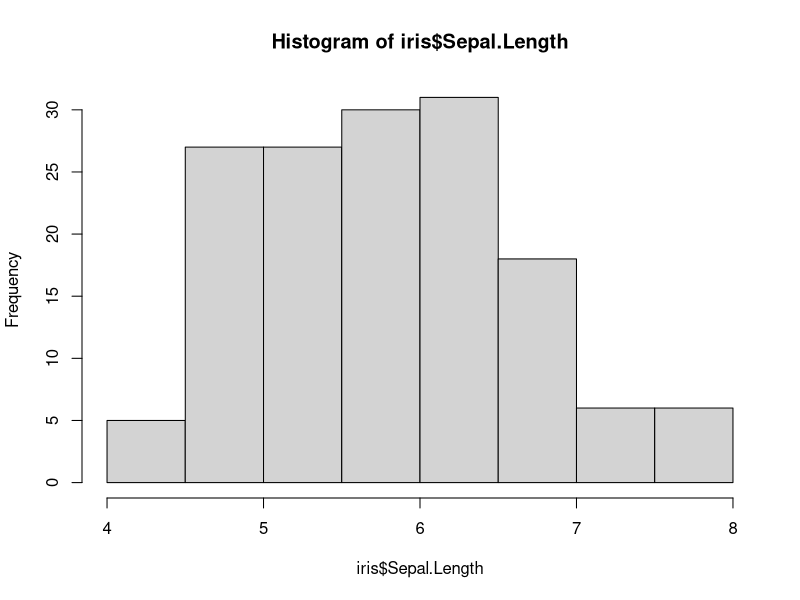
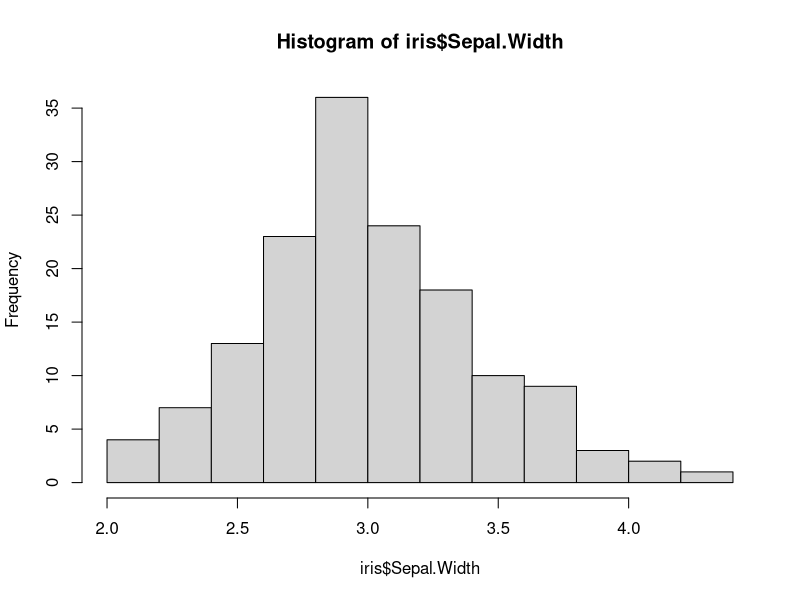
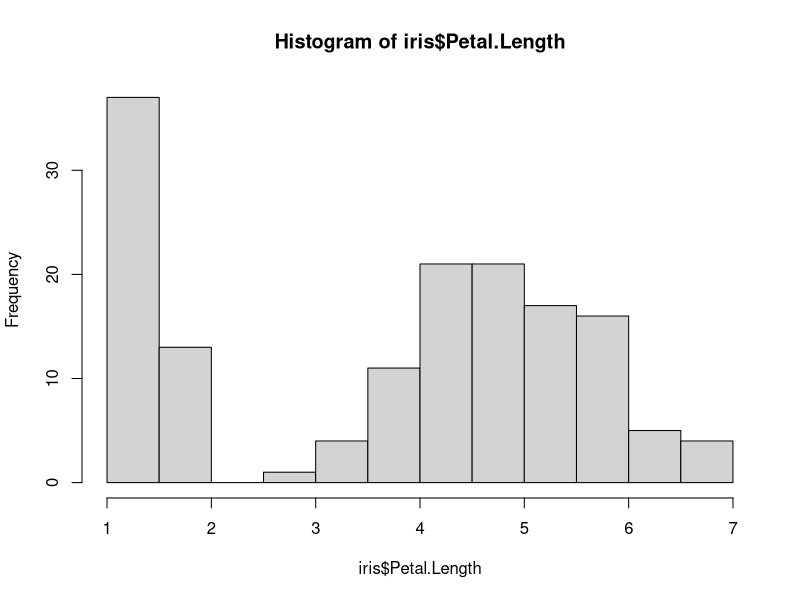
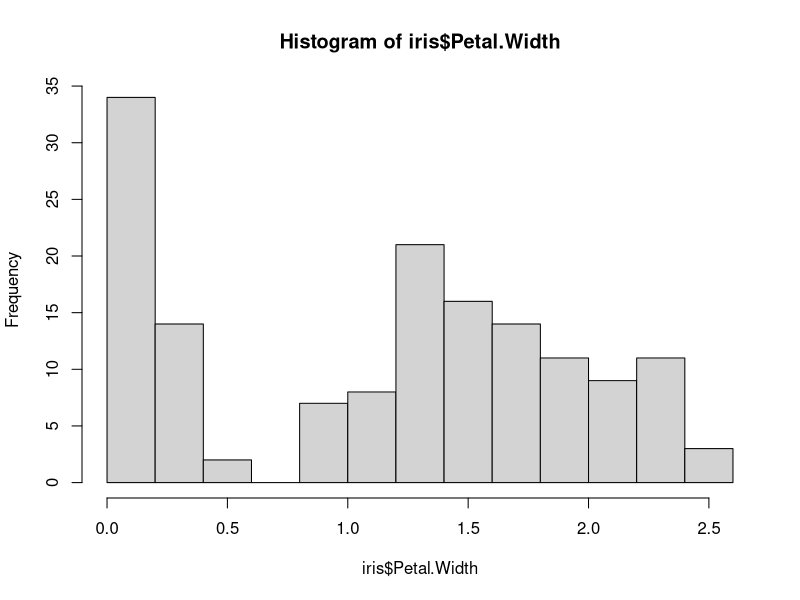
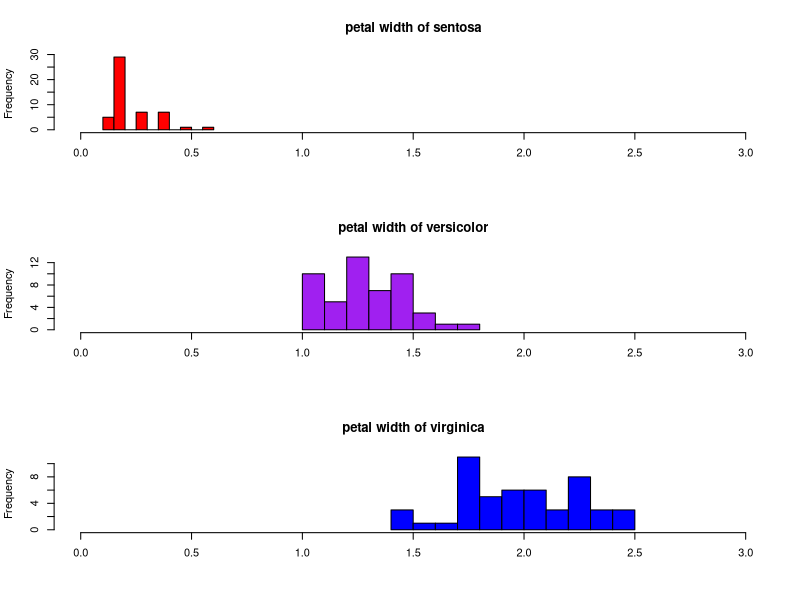

Recreate these plots in R, in order.
#for data that is quantitative ,scaled measured,interval or ratio level
#look for shapes,gaps,outliers symmentry
library(datasets)
?iris
head(iris)

# basic histogram
hist(iris$Sepal.Length)
hist(iris$Sepal.Width)
hist(iris$Petal.Length)
hist(iris$Petal.Width)

#histogram by graph
 # put graphs in 3 rows and 3 cols
par(mfrow = c(3,1))
 #histograms for each species using options
hist(iris$Petal.Width [iris$Species == "setosa"],
     xlim = c(0,3),
     breaks = 9,
     main ="petal width of sentosa",
     xlab = "",
     col= "red")
hist(iris$Petal.Width [iris$Species == "versicolor"],
     xlim = c(0,3),
     breaks = 9,
     main ="petal width of versicolor",
     xlab = "",
     col= "purple")
hist(iris$Petal.Width [iris$Species == "virginica"],
     xlim = c(0,3),
     breaks = 9,
     main ="petal width of virginica",
     xlab = "",
     col= "blue")

